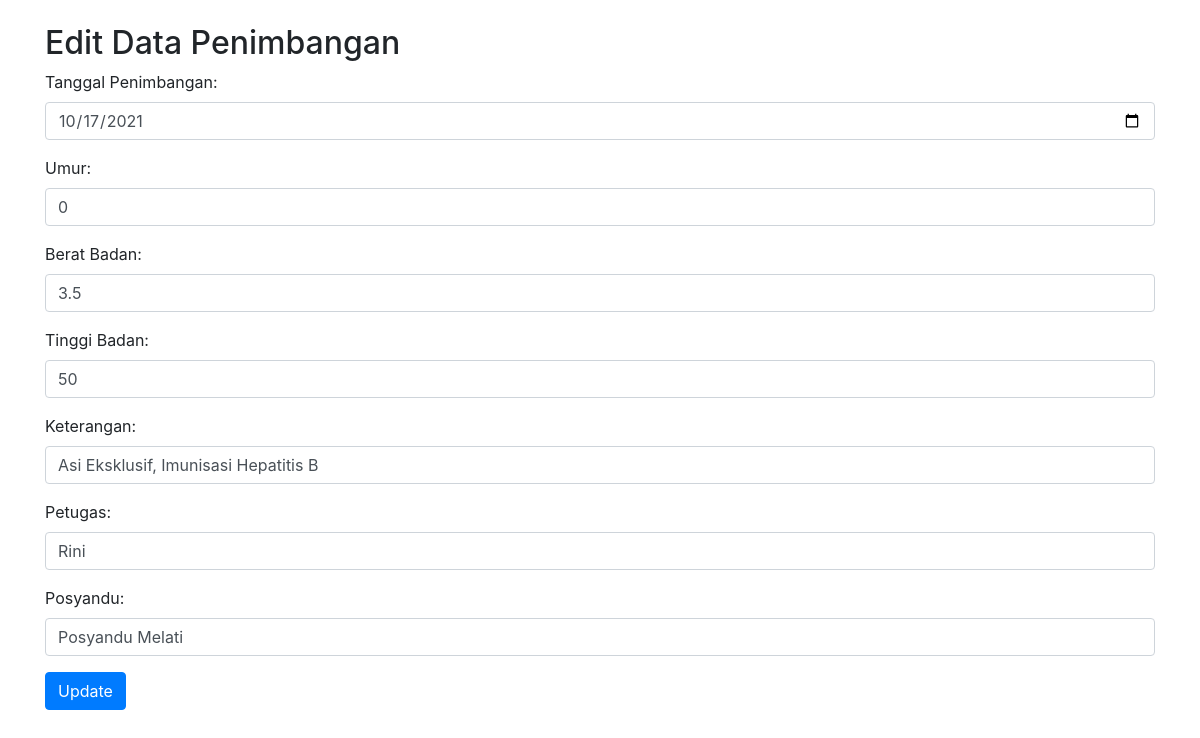
Page /penimbangan/edit_pnb.php?id_penimbangan=37 on the committed database.
### tables this page shows
CREATE TABLE `t_penimbangan` (
  `id_penimbangan` int(11) NOT NULL,
  `id_anak` int(11) NOT NULL,
  `tgl_penimbangan` date NOT NULL,
  `umur` int(2) NOT NULL,
  `berat_badan` float NOT NULL,
  `tinggi_badan` float NOT NULL,
  `keterangan` text NOT NULL,
  `petugas` varchar(100) NOT NULL,
  `posyandu` varchar(100) NOT NULL
);

### penimbangan/edit_pnb.php (the view, shortened to what this page needs)
<!DOCTYPE html>
<html>
<head>
  <link rel="stylesheet" href="https://maxcdn.bootstrapcdn.com/bootstrap/4.5.2/css/bootstrap.min.css">
</head>
<body>
  <?php
  include_once("connection_pnb.php");
  $id_penimbangan = $_GET['id_penimbangan'];
  $statement = $conn->prepare('SELECT * FROM t_penimbangan WHERE id_penimbangan = :id_penimbangan');
  $statement->execute(['id_penimbangan' => $id_penimbangan]);
  $data_penimbangan = $statement->fetch(PDO::FETCH_ASSOC);
  ?>
  <div class="container">
    <h2 class="mt-4">Edit Data Penimbangan</h2>
    <form action="update_pnb.php?id_penimbangan=<?php echo $id_penimbangan; ?>" method="post">
      <div class="form-group">
        <label for="tgl_penimbangan">Tanggal Penimbangan:</label>
        <input type="date" class="form-control" name="tgl_penimbangan"
          value="<?php echo $data_penimbangan['tgl_penimbangan']; ?>">
      </div>
      <div class="form-group">
        <label for="umur">Umur:</label>
        <input type="text" class="form-control" name="umur" value="<?php echo $data_penimbangan['umur']; ?>">
      </div>
      <div class="form-group">
        <label for="berat_badan">Berat Badan:</label>
        <input type="text" class="form-control" name="berat_badan"
          value="<?php echo $data_penimbangan['berat_badan']; ?>">
      </div>
      <div class="form-group">
        <label for="tinggi_badan">Tinggi Badan:</label>
        <input type="text" class="form-control" name="tinggi_badan"
          value="<?php echo $data_penimbangan['tinggi_badan']; ?>">
      </div>
      <div class="form-group">
        <label for="keterangan">Keterangan:</label>
        <input type="text" class="form-control" name="keterangan"
          value="<?php echo $data_penimbangan['keterangan']; ?>">
      </div>
      <div class="form-group">
        <label for="petugas">Petugas:</label>
        <input type="text" class="form-control" name="petugas" value="<?php echo $data_penimbangan['petugas']; ?>">
      </div>
      <div class="form-group">
        <label for="posyandu">Posyandu:</label>
        <input type="text" class="form-control" name="posyandu" value="<?php echo $data_penimbangan['posyandu']; ?>">
      </div>
      <button type="submit" class="btn btn-primary">Update</button>
    </form>
  </div>
</body>
</html>

### rows in the picture
t_penimbangan: tgl_penimbangan "10/17/2021", umur "0", berat_badan "3.5", tinggi_badan "50", keterangan "Asi Eksklusif, Imunisasi Hepatitis B", petugas "Rini", posyandu "Posyandu Melati"
